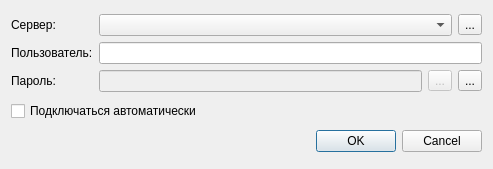
<?xml version="1.0" encoding="UTF-8"?>
<ui version="4.0">
 <class>ConnectionDialog</class>
 <widget class="QDialog" name="ConnectionDialog">
  <property name="geometry">
   <rect>
    <x>0</x>
    <y>0</y>
    <width>493</width>
    <height>169</height>
   </rect>
  </property>
  <property name="maximumSize">
   <size>
    <width>493</width>
    <height>16777215</height>
   </size>
  </property>
  <property name="windowTitle">
   <string>Dialog</string>
  </property>
  <layout class="QGridLayout" name="gridLayout_2">
   <item row="2" column="0">
    <widget class="QDialogButtonBox" name="buttonBox">
     <property name="orientation">
      <enum>Qt::Horizontal</enum>
     </property>
     <property name="standardButtons">
      <set>QDialogButtonBox::Cancel|QDialogButtonBox::Ok</set>
     </property>
    </widget>
   </item>
   <item row="1" column="0">
    <widget class="QCheckBox" name="chAutoConnect">
     <property name="text">
      <string>Подключаться автоматически</string>
     </property>
    </widget>
   </item>
   <item row="0" column="0">
    <layout class="QGridLayout" name="gridLayout">
     <item row="2" column="0">
      <widget class="QLabel" name="label_3">
       <property name="text">
        <string>Пароль:</string>
       </property>
      </widget>
     </item>
     <item row="2" column="1">
      <layout class="QHBoxLayout" name="horizontalLayout">
       <item>
        <widget class="QLineEdit" name="edtPass">
         <property name="enabled">
          <bool>false</bool>
         </property>
         <property name="echoMode">
          <enum>QLineEdit::Password</enum>
         </property>
        </widget>
       </item>
       <item>
        <widget class="QToolButton" name="btnViewPwd">
         <property name="enabled">
          <bool>false</bool>
         </property>
         <property name="toolTip">
          <string>Показать пароль</string>
         </property>
         <property name="text">
          <string>...</string>
         </property>
         <property name="icon">
          <iconset resource="resurses.qrc">
           <normaloff>:/img/viewPwd1.png</normaloff>:/img/viewPwd1.png</iconset>
         </property>
         <property name="checkable">
          <bool>true</bool>
         </property>
        </widget>
       </item>
       <item>
        <widget class="QToolButton" name="btnPwdEdit">
         <property name="toolTip">
          <string>Изменить пароль</string>
         </property>
         <property name="text">
          <string>...</string>
         </property>
         <property name="icon">
          <iconset resource="resurses.qrc">
           <normaloff>:/img/itemEdit.png</normaloff>:/img/itemEdit.png</iconset>
         </property>
         <property name="checkable">
          <bool>true</bool>
         </property>
        </widget>
       </item>
      </layout>
     </item>
     <item row="0" column="0">
      <widget class="QLabel" name="label">
       <property name="text">
        <string>Сервер:</string>
       </property>
      </widget>
     </item>
     <item row="1" column="0">
      <widget class="QLabel" name="label_2">
       <property name="text">
        <string>Пользователь:</string>
       </property>
      </widget>
     </item>
     <item row="1" column="1">
      <widget class="QLineEdit" name="edtUser"/>
     </item>
     <item row="0" column="1">
      <layout class="QHBoxLayout" name="horizontalLayout_2">
       <item>
        <widget class="QComboBox" name="comboBox"/>
       </item>
       <item>
        <widget class="QToolButton" name="toolButton_3">
         <property name="toolTip">
          <string>Выбрать сохраненные значения</string>
         </property>
         <property name="text">
          <string>...</string>
         </property>
        </widget>
       </item>
      </layout>
     </item>
    </layout>
   </item>
  </layout>
 </widget>
 <resources>
  <include location="resurses.qrc"/>
 </resources>
 <connections>
  <connection>
   <sender>buttonBox</sender>
   <signal>accepted()</signal>
   <receiver>ConnectionDialog</receiver>
   <slot>accept()</slot>
   <hints>
    <hint type="sourcelabel">
     <x>248</x>
     <y>254</y>
    </hint>
    <hint type="destinationlabel">
     <x>157</x>
     <y>274</y>
    </hint>
   </hints>
  </connection>
  <connection>
   <sender>buttonBox</sender>
   <signal>rejected()</signal>
   <receiver>ConnectionDialog</receiver>
   <slot>reject()</slot>
   <hints>
    <hint type="sourcelabel">
     <x>316</x>
     <y>260</y>
    </hint>
    <hint type="destinationlabel">
     <x>286</x>
     <y>274</y>
    </hint>
   </hints>
  </connection>
 </connections>
</ui>
